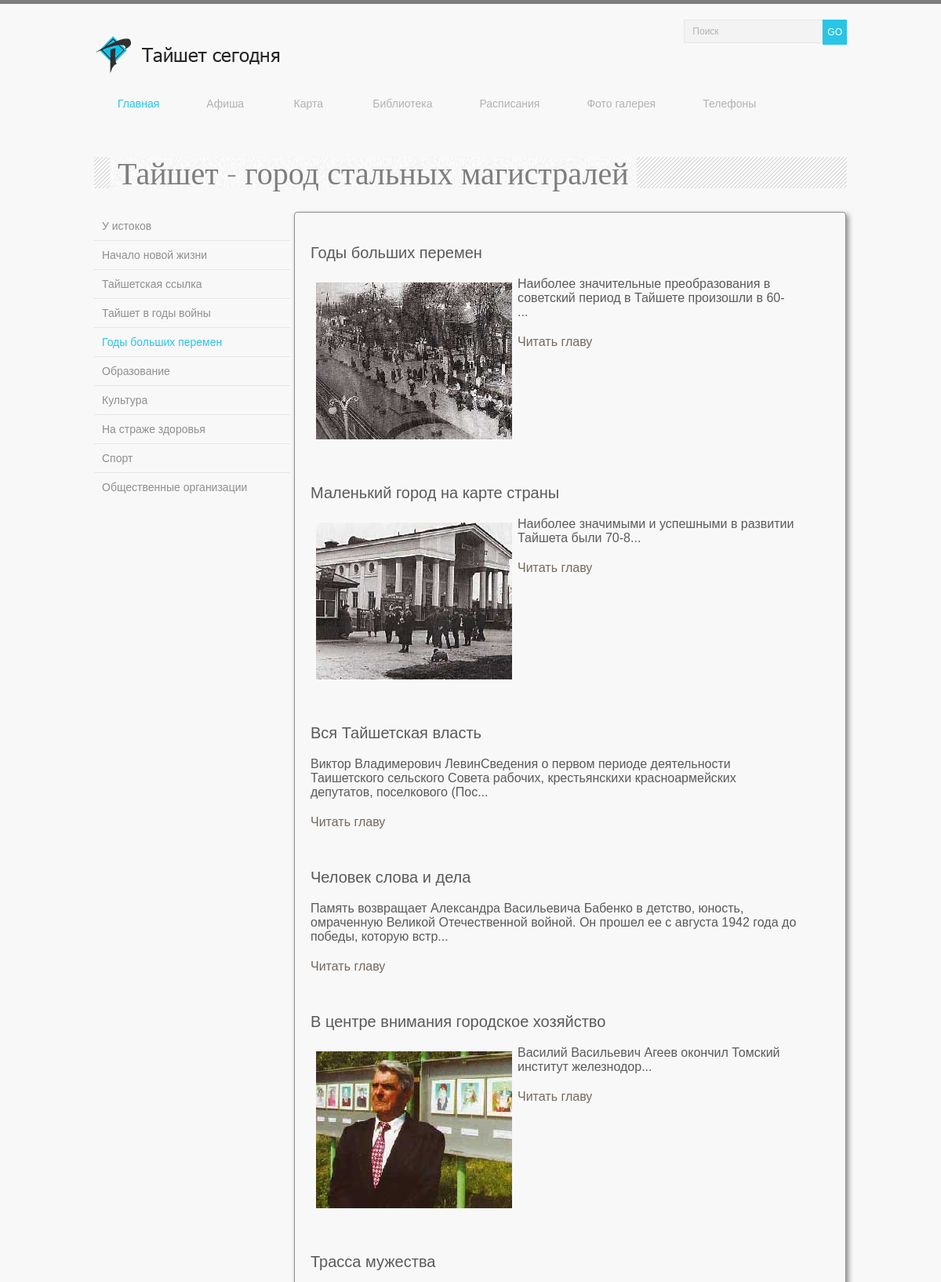
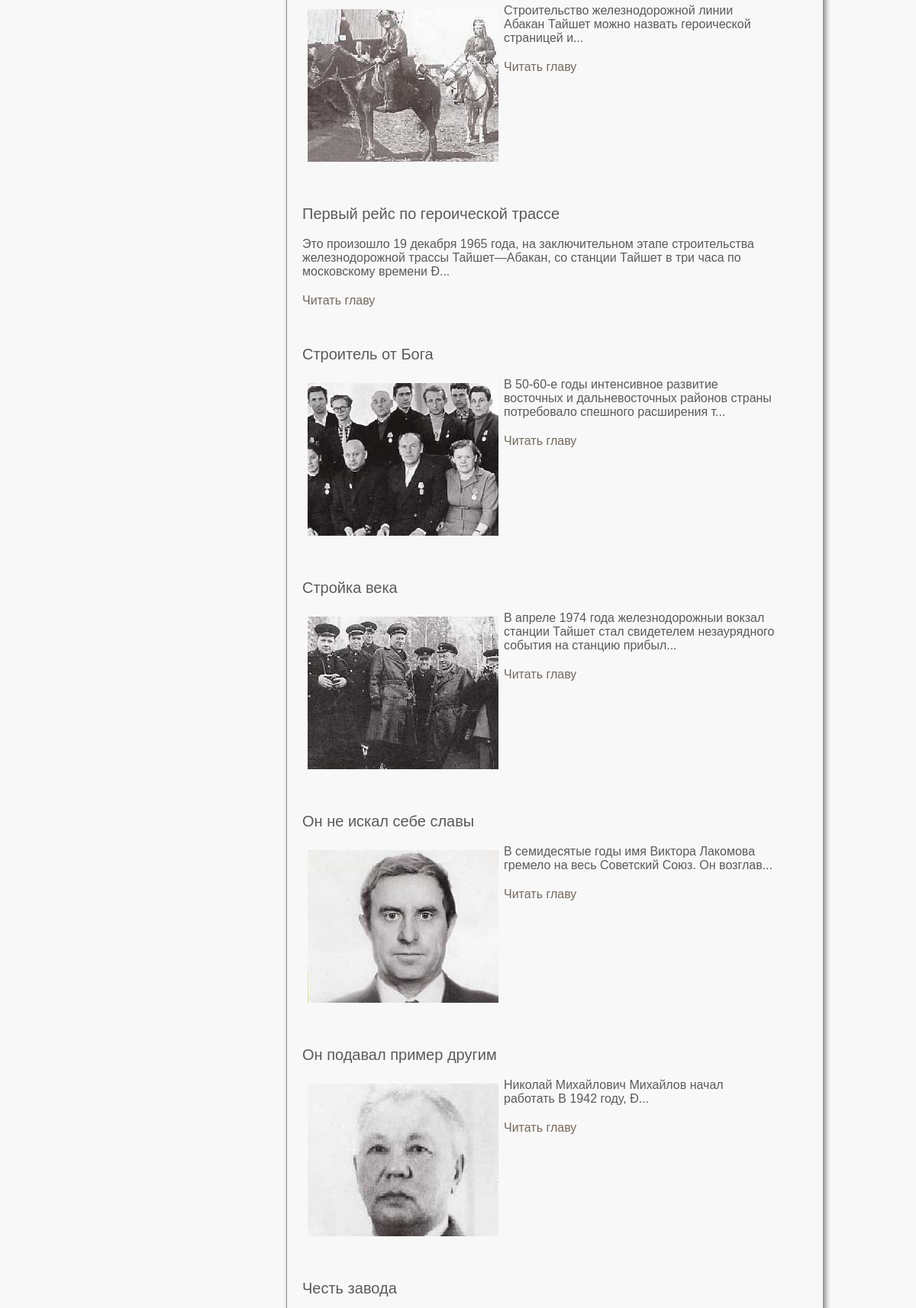
Screenshot of /tayshet_gorod_stalnykh_magistraley_gody_bolshikh_peremen.php (upper part) with the database file from the repository (2 pictures, top to bottom).
### tables this page shows
CREATE TABLE stocks ( id INTEGER PRIMARY KEY, text TEXT, img TEXT, zag TEXT, date TEXT, link TEXT);

### bookPages/blockGorodSix.php (the view)
<div class="pageBookBlock">
	<?php
	$start = "novosti";
    $db = new PDO("sqlite:admin/post3.db");
  if($_GET['novosti']=="click" or $start=="novosti") {
   $res = $db->query("SELECT * FROM stocks WHERE id > 33 LIMIT 16;");
   if($_GET['news']=="click") { $start = "novosti";
    $fog = $_GET['nom'];
  	$res = $db->query("SELECT * FROM stocks WHERE id=$fog;");
	foreach ($res as $array)
         {
	echo("<div><a href=\"index.php\">Вернуться на главную</a></div><div class=\"zagol\">".$array['zag']."</div><div class=\"text\">".stripcslashes($array['text'])."</div>");
         }
		 }
   else{
   foreach ($res as $array)
         {
		 if(strlen($array['text'])>300) { $osnovtexti = substr($array['text'],0,300);
		 $osnovtext = stripcslashes($osnovtexti."..."); }
		 else { $osnovtext = stripcslashes($array['text']); }
         echo("<div class=\"smallBlogArticle\">");
         echo("<p class=\"zagol\">".$array['zag']."</p>");
		 echo("<p>".$osnovtext."</p>");
	   if(strlen($array['text'])>300){
		 echo("<div class=\"text\"><a href=\"/".$array['id']."\">Читать главу</a></div>");}
		 echo("</div>");
         }
       }
     }
	?>
</div>

### css/main.css (style rules this page uses)
header,img { padding:20px 0 }
*,legend { box-sizing:border-box }
html { font-family:sans-serif;-ms-text-size-adjust:100%;-webkit-text-size-adjust:100% }
a { background-color:transparent }
img { border-style:none }
body { color:#8f8f8f;font:12px Tahoma,sans-serif;background-color:#f8f8f8;border-top:5px solid #7e7e7e;margin:0 }
p { margin:20px 0 }
#form a,a { text-decoration:none }
.pageBookBlock,.pageBookBlockMain { text-overflow:ellipsis;box-shadow:3px 3px 6px 0 #8c8c8c;margin:0 0 0 5px;font:400 16px/1 "Times New Roman",Times,serif;box-sizing:content-box;padding:10px;display:inline-block }
.pageBookBlock { width:71%;border:1px solid #8c8c8c;border-radius:4px }
.smallBlogArticle { box-sizing:content-box;width:91%;padding:10px;margin-bottom:10px;overflow:hidden;font:normal normal normal 16px/18px Arial,Times,serif;color:#5a5a5a;text-align:left;display:inline-block;vertical-align:top }
.zagol,.zagolPages { font:normal normal normal 20px/22px Arial,Times,serif }
a { color:#73685d }

### rows the page displays
stocks: zag "Годы больших перемен", text (picture), text "Наиболее значительные преобразования в советский период в Тайшете произошли в 60- ..."
stocks: zag "Маленький город на карте страны", text (picture), text "Наиболее значимыми и успешными в развитии Тайшета были 70-8..."
stocks: zag "Вся Тайшетская власть", text "Виктор Владимерович ЛевинСведения о первом периоде деятельности Таишетского сельского Совета рабочих, крестьянскихи красноармейских депутатов, поселкового (Пос..."
stocks: zag "Человек слова и дела", text "Память возвращает Александра Васильевича Бабенко в детство, юность, омраченную Великой Отечественной войной. Он прошел ее с августа 1942 года до победы, которую встр..."
stocks: zag "В центре внимания городское хозяйство", text (picture), text "Василий Васильевич Агеев окончил Томский институт железнодор..."
stocks: zag "Трасса мужества", text (picture), text "Строительство железнодорожной линии Абакан Тайшет можно назвать героической страницей и..."
stocks: zag "Первый рейс по героической трассе", text "Это произошло 19 декабря 1965 года, на заключительном этапе строительства железнодорожной трассы Тайшет—Абакан, со станции Тайшет в три часа по московскому времени Ð..."
stocks: zag "Строитель от Бога", text (picture), text "В 50-60-е годы интенсивнoe развитие восточных и дальневосточных районов страны потребовало спешного расширения т..."
stocks: zag "Стройка века", text (picture), text "В апреле 1974 года железнодорожныи вокзал станции Тайшет стал свидетелем незаурядного события на станцию прибыл..."
stocks: zag "Он не искал себе славы", text (picture), text "В семидесятые годы имя Виктора Лакомова гремело на весь Советский Союз. Oн возглав..."
stocks: zag "Он подавал пример другим", text (picture), text "Николай Михайлович Михайлов начал работать B 1942 году, Ð..."
stocks: zag "Честь завода"

### other values shown
$menu[0][0] "Главная"
$menu[1][0] "Афиша"
$menu[6][0] "Карта"
$menu[2][0] "Библиотека"
$menu[3][0] "Расписания"
$menu[4][0] "Фото галерея"
$menu[5][0] "Телефоны"
